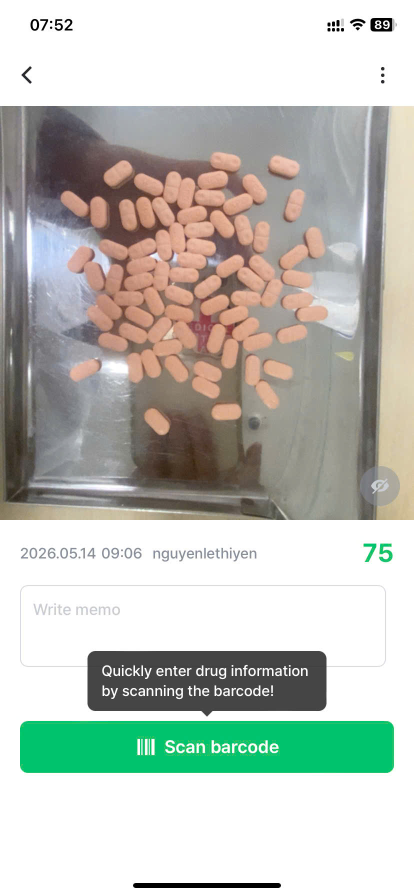
#> input picture test-img/pilleye/raw_test24.jpg, 828 x 1792 px (shown at 1/2 size); its folder holds only this picture in this run
$ python scan_horizontal.py
#> lines starting #> are read from the running program, lines starting #| are printed output that depends on the picture
import numpy as np
from PIL import Image
import os, glob

IMG_DIR = "test-img/pilleye"
files = sorted(glob.glob(os.path.join(IMG_DIR, "raw_test*.jpg")))

# Check horizontal bounds of the content region (rows 212-1040)
img = Image.open(files[0]).convert("RGB")
#> img is the input picture: PIL image 828x1792 RGB; mean R, G, B 189.3, 193, 185
arr = np.array(img)

content = arr[212:1040, :, :]  # The main content region
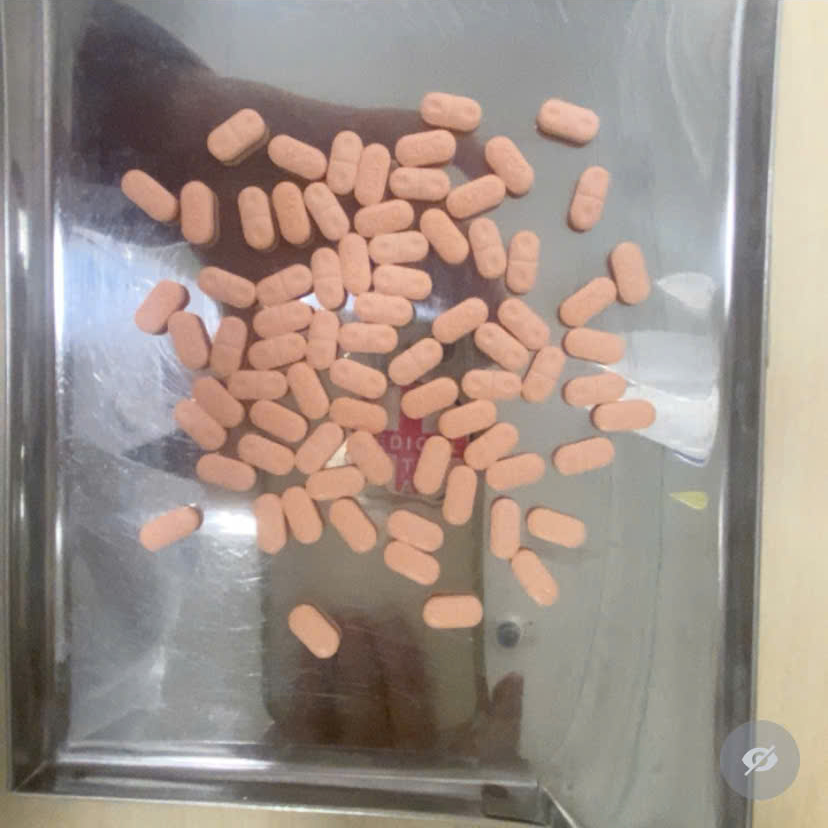
#> content: shape (828, 828, 3); mean R, G, B 157.8, 144.5, 136.6

# Check each row's horizontal extent of non-white pixels
print("HORIZONTAL SCAN of content region (rows 212-1040):")
print("Checking if content extends full width or has margins...\n")

for row_offset in [0, 100, 200, 300, 400, 500, 600, 700, 800]:
    row = content[row_offset, :, :].mean(axis=1)  # brightness per column
    non_white = np.where(row < 250)[0]
    if len(non_white) > 0:
        print(f"  Row 212+{row_offset:3d} (abs {212+row_offset}): non-white cols {non_white[0]} to {non_white[-1]} (width={non_white[-1]-non_white[0]+1})")
    else:
        print(f"  Row 212+{row_offset:3d} (abs {212+row_offset}): all white")
#> this loop made 9 passes
#|   Row 212+  0 (abs 212): non-white cols 0 to 827 (width=828)
#|   Row 212+100 (abs 312): non-white cols 0 to 827 (width=828)
#|   Row 212+200 (abs 412): non-white cols 0 to 827 (width=828)
#|   Row 212+300 (abs 512): non-white cols 0 to 827 (width=828)
#|   Row 212+400 (abs 612): non-white cols 0 to 827 (width=828)
#|   Row 212+500 (abs 712): non-white cols 0 to 827 (width=828)
#|   Row 212+600 (abs 812): non-white cols 0 to 827 (width=828)
#|   Row 212+700 (abs 912): non-white cols 0 to 827 (width=828)
#> (further printed lines are left out)

# More detailed: find the tightest bounding box of the entire content
print("\n\nBOUNDING BOX of content (rows 212-1040):")
# For each row, find leftmost and rightmost non-white pixel
lefts = []
rights = []
for r in range(212, 1040):
    row = arr[r, :, :].mean(axis=1)
    non_white = np.where(row < 250)[0]
    if len(non_white) > 0:
        lefts.append(non_white[0])
        rights.append(non_white[-1])
#> after the loop, lefts = 828 values from 0 to 0; rights = 828 values from 827 to 827

if lefts:
    print(f"  Left bound:  min={min(lefts)}, max={max(lefts)}, most common={max(set(lefts), key=lefts.count)}")
#|   Left bound:  min=0, max=0, most common=0
    print(f"  Right bound: min={min(rights)}, max={max(rights)}, most common={max(set(rights), key=rights.count)}")
#|   Right bound: min=827, max=827, most common=827
    print(f"  Content width range: {min(rights)-max(lefts)+1} to {max(rights)-min(lefts)+1}")
#|   Content width range: 828 to 828

# Check brightness threshold - what's "white" in these images?
print("\n\nBRIGHTNESS DISTRIBUTION in content region:")
all_brightness = content.mean(axis=2).flatten()
for thresh in [240, 245, 248, 250, 252, 254, 255]:
    pct = (all_brightness >= thresh).sum() / len(all_brightness) * 100
    print(f"  >= {thresh}: {pct:.1f}%")
#> this loop made 7 passes
#> pct on passes 1 to 7: 0.433, 0.357, 0.302, 0.266, 0.214, 0.099, 0.0349
#|   >= 240: 0.4%
#|   >= 245: 0.4%
#|   >= 248: 0.3%
#|   >= 250: 0.3%
#|   >= 252: 0.2%
#|   >= 254: 0.1%
#|   >= 255: 0.0%

# Try different thresholds for content boundary
print("\n\nCONTENT BOUNDARY at different thresholds:")
for thresh in [200, 210, 220, 230, 240]:
    top_white = np.all(content.mean(axis=2) >= thresh, axis=1)
    # Find first non-all-white row from top
    content_start = 0
    for i in range(len(top_white)):
        if not top_white[i]:
            content_start = i
            break
    # Find last non-all-white row from bottom
    content_end = len(top_white)
    for i in range(len(top_white)-1, -1, -1):
        if not top_white[i]:
            content_end = i
            break

    # Horizontal bounds for that content
    lefts2 = []
    rights2 = []
    for r in range(content_start, content_end):
        row = content[r, :, :].mean(axis=1)
        nw = np.where(row < thresh)[0]
        if len(nw) > 0:
            lefts2.append(nw[0])
            rights2.append(nw[-1])

    left_bound = max(lefts2) if lefts2 else 0
    right_bound = min(rights2) if rights2 else 828

    print(f"  Threshold {thresh}: rows {212+content_start} to {212+content_end} (height={content_end-content_start}), cols {left_bound} to {right_bound} (width={right_bound-left_bound})")
#> this loop made 5 passes
#|   Threshold 200: rows 212 to 1039 (height=827), cols 0 to 763 (width=763)
#|   Threshold 210: rows 212 to 1039 (height=827), cols 0 to 772 (width=772)
#|   Threshold 220: rows 212 to 1039 (height=827), cols 0 to 785 (width=785)
#|   Threshold 230: rows 212 to 1039 (height=827), cols 0 to 827 (width=827)
#|   Threshold 240: rows 212 to 1039 (height=827), cols 0 to 827 (width=827)

$ run again, on test-img/pilleye/raw_test28.jpg
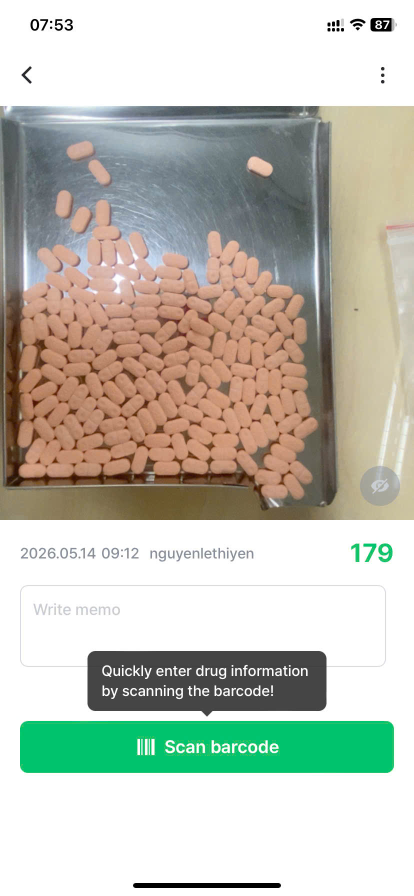
#> input picture test-img/pilleye/raw_test28.jpg, 828 x 1792 px (shown at 1/2 size)
#> img is the input picture: PIL image 828x1792 RGB; mean R, G, B 191.1, 192.3, 180.3
#> `content = arr[212:1040, :, :]`:
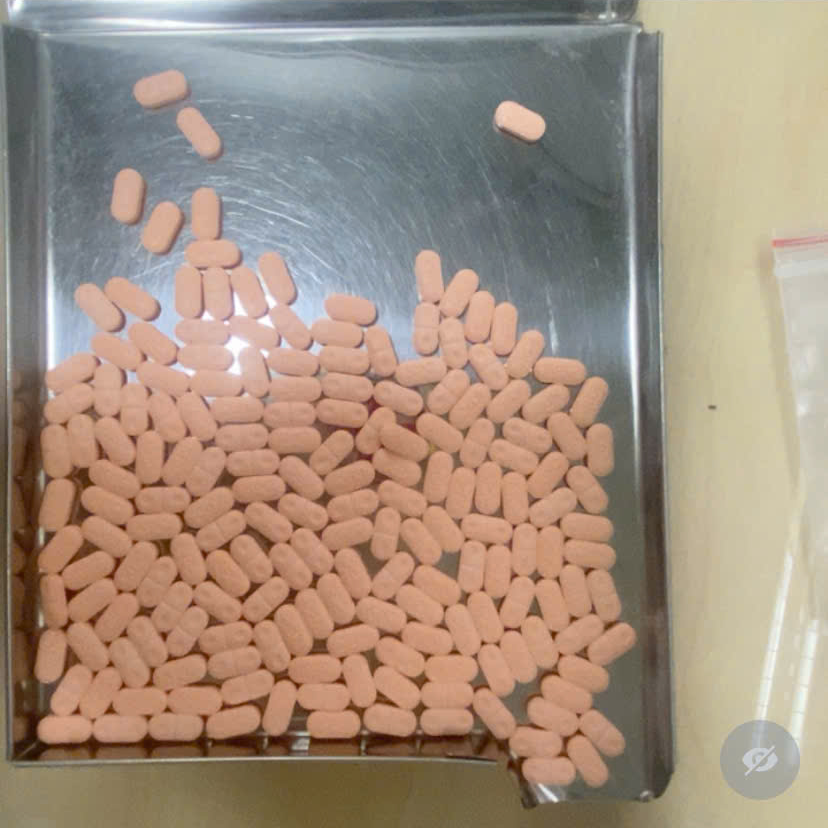
#> content: shape (828, 828, 3); mean R, G, B 161.8, 143, 126.6
#> the loop `for row_offset in [0, 100, 200, 300, 400, 500, 600, 700, 800]:` made 9 passes
#|   Row 212+  0 (abs 212): non-white cols 0 to 827 (width=828)
#|   Row 212+100 (abs 312): non-white cols 0 to 827 (width=828)
#|   Row 212+200 (abs 412): non-white cols 0 to 827 (width=828)
#|   Row 212+300 (abs 512): non-white cols 0 to 827 (width=828)
#|   Row 212+400 (abs 612): non-white cols 0 to 827 (width=828)
#> (further printed lines are left out)
#> after the loop `for r in range(212, 1040):`: lefts = 828 values from 0 to 0; rights = 828 values from 827 to 827
#|   Left bound:  min=0, max=0, most common=0
#|   Right bound: min=827, max=827, most common=827
#|   Content width range: 828 to 828
#> the loop `for thresh in [240, 245, 248, 250, 252, 254, 255]:` made 7 passes
#> pct on passes 1 to 7: 0.269, 0.183, 0.139, 0.11, 0.0732, 0.0176, 0.00306
#> (printed output is left out)
#> the loop `for thresh in [200, 210, 220, 230, 240]:` made 5 passes
#|   Threshold 200: rows 212 to 1039 (height=827), cols 0 to 774 (width=774)
#|   Threshold 210: rows 212 to 1039 (height=827), cols 0 to 823 (width=823)
#|   Threshold 220: rows 212 to 1039 (height=827), cols 0 to 827 (width=827)
#|   Threshold 230: rows 212 to 1039 (height=827), cols 0 to 827 (width=827)
#|   Threshold 240: rows 212 to 1039 (height=827), cols 0 to 827 (width=827)

$ run again, on test-img/pilleye/raw_test29.jpg
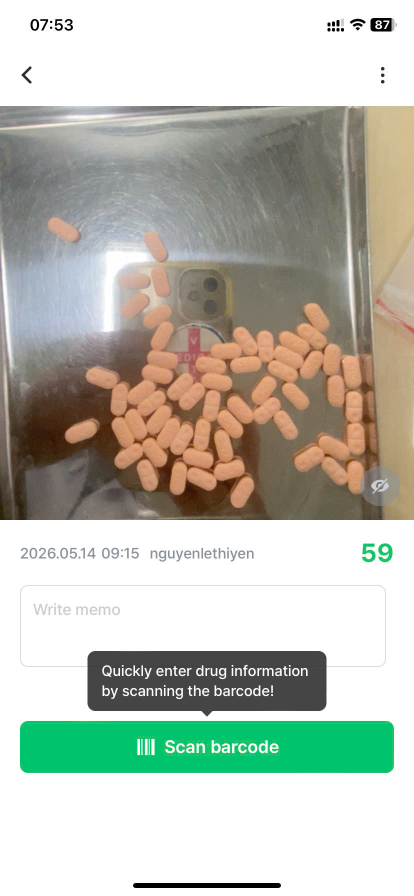
#> input picture test-img/pilleye/raw_test29.jpg, 828 x 1792 px (shown at 1/2 size)
#> img is the input picture: PIL image 828x1792 RGB; mean R, G, B 186.3, 188.8, 177.1
#> `content = arr[212:1040, :, :]`:
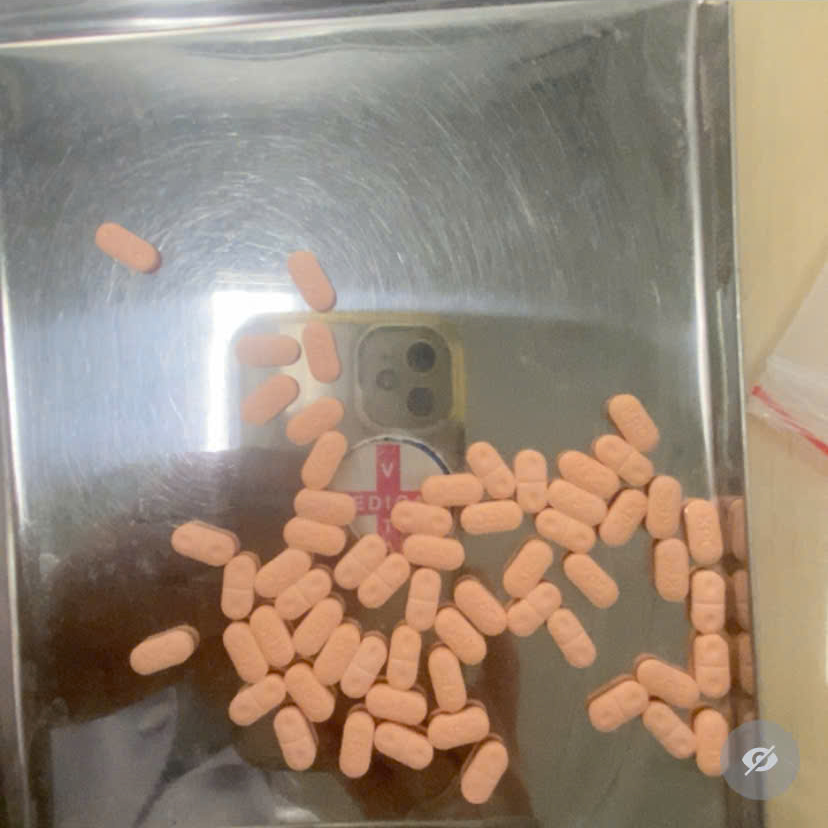
#> content: shape (828, 828, 3); mean R, G, B 151.3, 135.4, 119.7
#> the loop `for row_offset in [0, 100, 200, 300, 400, 500, 600, 700, 800]:` made 9 passes
#|   Row 212+  0 (abs 212): non-white cols 0 to 827 (width=828)
#|   Row 212+100 (abs 312): non-white cols 0 to 827 (width=828)
#|   Row 212+200 (abs 412): non-white cols 0 to 827 (width=828)
#|   Row 212+300 (abs 512): non-white cols 0 to 827 (width=828)
#|   Row 212+400 (abs 612): non-white cols 0 to 827 (width=828)
#> (further printed lines are left out)
#> after the loop `for r in range(212, 1040):`: lefts = 828 values from 0 to 0; rights = 828 values from 827 to 827
#|   Left bound:  min=0, max=0, most common=0
#|   Right bound: min=827, max=827, most common=827
#|   Content width range: 828 to 828
#> the loop `for thresh in [240, 245, 248, 250, 252, 254, 255]:` made 7 passes
#> pct on passes 1 to 7: 0.855, 0.716, 0.642, 0.588, 0.53, 0.413, 0.0817
#> (printed output is left out)
#> the loop `for thresh in [200, 210, 220, 230, 240]:` made 5 passes
#|   Threshold 200: rows 212 to 1039 (height=827), cols 32 to 825 (width=793)
#|   Threshold 210: rows 212 to 1039 (height=827), cols 0 to 826 (width=826)
#|   Threshold 220: rows 212 to 1039 (height=827), cols 0 to 827 (width=827)
#|   Threshold 230: rows 212 to 1039 (height=827), cols 0 to 827 (width=827)
#|   Threshold 240: rows 212 to 1039 (height=827), cols 0 to 827 (width=827)

$ run again, on test-img/pilleye/raw_test30.jpg
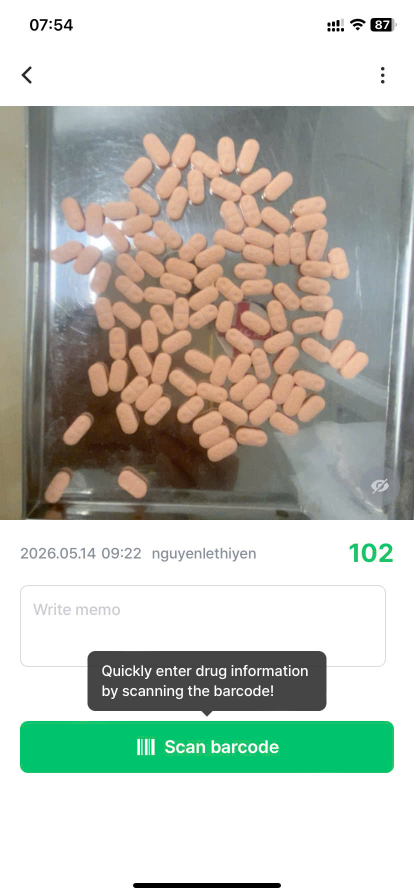
#> input picture test-img/pilleye/raw_test30.jpg, 828 x 1792 px (shown at 1/2 size)
#> img is the input picture: PIL image 828x1792 RGB; mean R, G, B 186.5, 190.2, 180.2
#> `content = arr[212:1040, :, :]`:
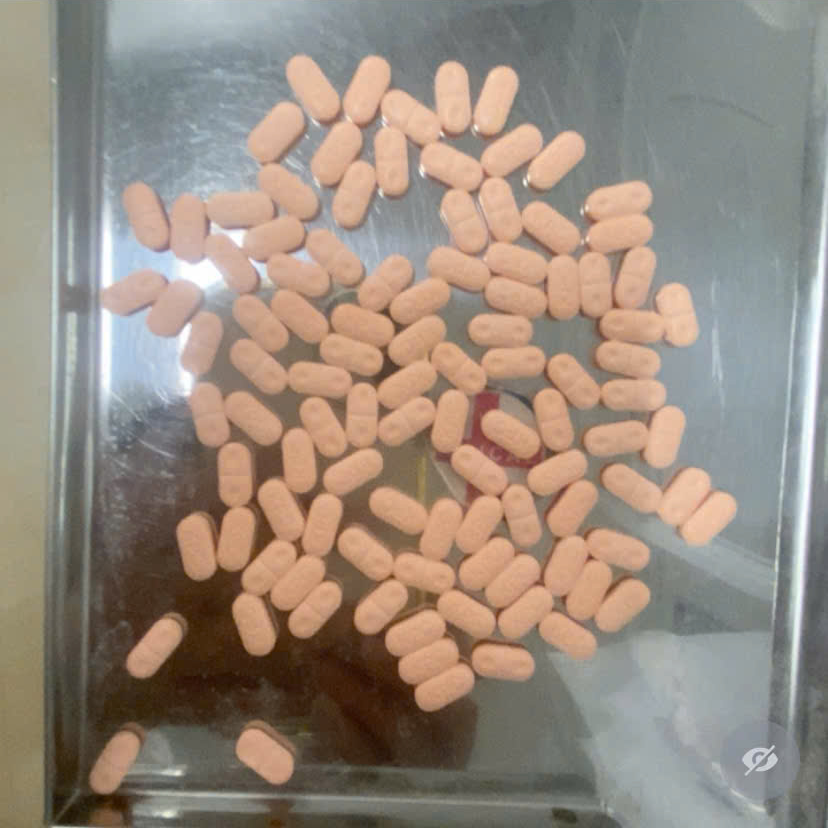
#> content: shape (828, 828, 3); mean R, G, B 151.7, 138.4, 126.4
#> the loop `for row_offset in [0, 100, 200, 300, 400, 500, 600, 700, 800]:` made 9 passes
#|   Row 212+  0 (abs 212): non-white cols 0 to 827 (width=828)
#|   Row 212+100 (abs 312): non-white cols 0 to 827 (width=828)
#|   Row 212+200 (abs 412): non-white cols 0 to 827 (width=828)
#|   Row 212+300 (abs 512): non-white cols 0 to 827 (width=828)
#|   Row 212+400 (abs 612): non-white cols 0 to 827 (width=828)
#> (further printed lines are left out)
#> after the loop `for r in range(212, 1040):`: lefts = 828 values from 0 to 0; rights = 828 values from 827 to 827
#|   Left bound:  min=0, max=0, most common=0
#|   Right bound: min=827, max=827, most common=827
#|   Content width range: 828 to 828
#> the loop `for thresh in [240, 245, 248, 250, 252, 254, 255]:` made 7 passes
#> pct on passes 1 to 7: 0.55, 0.426, 0.353, 0.289, 0.211, 0.0761, 0.0144
#> (printed output is left out)
#> the loop `for thresh in [200, 210, 220, 230, 240]:` made 5 passes
#|   Threshold 200: rows 212 to 1039 (height=827), cols 0 to 823 (width=823)
#|   Threshold 210: rows 212 to 1039 (height=827), cols 0 to 826 (width=826)
#|   Threshold 220: rows 212 to 1039 (height=827), cols 0 to 827 (width=827)
#|   Threshold 230: rows 212 to 1039 (height=827), cols 0 to 827 (width=827)
#|   Threshold 240: rows 212 to 1039 (height=827), cols 0 to 827 (width=827)

$ run again, on test-img/pilleye/raw_test25.jpg
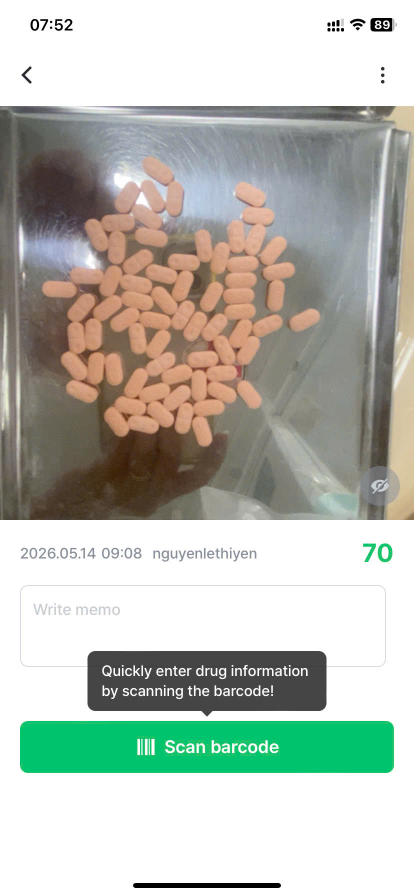
#> input picture test-img/pilleye/raw_test25.jpg, 828 x 1792 px (shown at 1/2 size)
#> img is the input picture: PIL image 828x1792 RGB; mean R, G, B 184, 188, 178.7
#> `content = arr[212:1040, :, :]`:
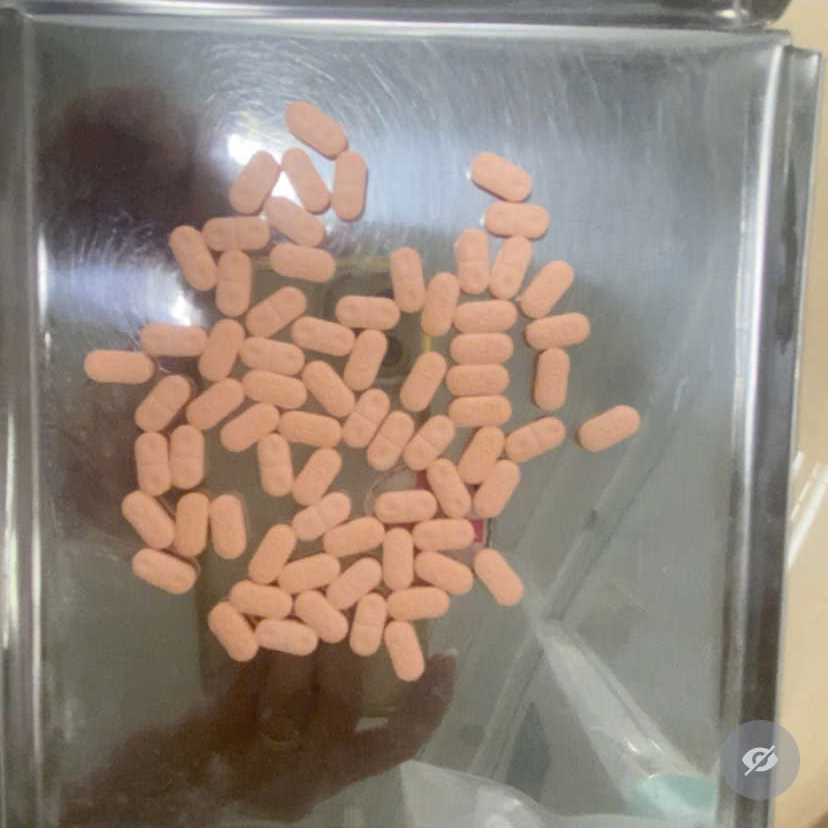
#> content: shape (828, 828, 3); mean R, G, B 146.3, 133.7, 123
#> the loop `for row_offset in [0, 100, 200, 300, 400, 500, 600, 700, 800]:` made 9 passes
#|   Row 212+  0 (abs 212): non-white cols 0 to 827 (width=828)
#|   Row 212+100 (abs 312): non-white cols 0 to 827 (width=828)
#|   Row 212+200 (abs 412): non-white cols 0 to 827 (width=828)
#|   Row 212+300 (abs 512): non-white cols 0 to 827 (width=828)
#|   Row 212+400 (abs 612): non-white cols 0 to 827 (width=828)
#> (further printed lines are left out)
#> after the loop `for r in range(212, 1040):`: lefts = 828 values from 0 to 0; rights = 828 values from 827 to 827
#|   Left bound:  min=0, max=0, most common=0
#|   Right bound: min=827, max=827, most common=827
#|   Content width range: 828 to 828
#> the loop `for thresh in [240, 245, 248, 250, 252, 254, 255]:` made 7 passes
#> pct on passes 1 to 7: 0.341, 0.24, 0.182, 0.153, 0.118, 0.0742, 0.0176
#> (printed output is left out)
#> the loop `for thresh in [200, 210, 220, 230, 240]:` made 5 passes
#|   Threshold 200: rows 212 to 1039 (height=827), cols 0 to 799 (width=799)
#|   Threshold 210: rows 212 to 1039 (height=827), cols 0 to 815 (width=815)
#|   Threshold 220: rows 212 to 1039 (height=827), cols 0 to 823 (width=823)
#|   Threshold 230: rows 212 to 1039 (height=827), cols 0 to 827 (width=827)
#|   Threshold 240: rows 212 to 1039 (height=827), cols 0 to 827 (width=827)
